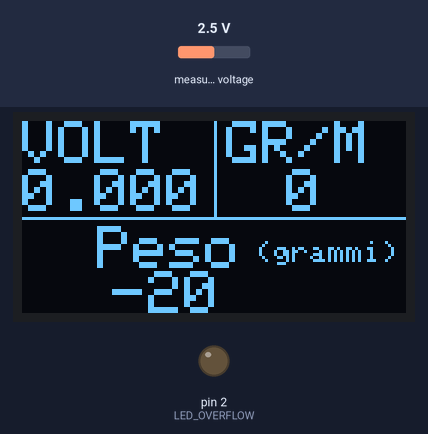
Simulated run of this sketch. Board: Arduino Uno, built with avr-gcc and run on an emulated ATmega328P. Shown: 128×64 one-colour display, output pins drawn as LEDs (lit = HIGH). Inputs (shaded band) come from the test bench; at power-on: measured voltage 2.5 V. The display library's start-up logo is not drawn; what the sketch prints to the serial monitor is not drawn.

Above: at 2.2 s.

The sketch:

gruppo_polvere_oled.ino
```cpp
#include <Wire.h>
#include <Adafruit_ADS1X15.h>
#include <Adafruit_SSD1306.h>
#include <time.h>

#define LED_OVERFLOW 2
#define SCREEN_WIDTH 128
#define SCREEN_HEIGHT 64
#define OLED_RESET    -1
#define NELEMENTI_MAX 4
#define DELTA_TIME  5000
#define GRAMMI_PER_VOLT 1000
#define RISOLUZIONE_ADC 0.0001875
Adafruit_SSD1306 display(SCREEN_WIDTH, SCREEN_HEIGHT, &Wire, OLED_RESET);
Adafruit_ADS1115 ads;

int16_t adc0 = 0;
float volt;
int16_t pesoinGrammiNew;
int16_t pesoinGrammiOld;
int16_t grammiAlMinuto;
int16_t indexElemento;
int16_t listaDeltaPeso[NELEMENTI_MAX];


void setup()
{
    pinMode(LED_OVERFLOW, OUTPUT);
    Serial.begin(9600);
    ads.setGain(GAIN_TWOTHIRDS);
    ads.begin();
    if (!display.begin(SSD1306_SWITCHCAPVCC, 0x3C))
    {
        Serial.println(F("SSD1306 ALLOCATION ERROR"));
        for (;;);

    }
    display.display();
    delay(2000);
    adc0 = ads.readADC_SingleEnded(0);
    volt = tensione(adc0,RISOLUZIONE_ADC);
    pesoinGrammiOld = convertiInPeso(volt, GRAMMI_PER_VOLT);
  //  pesoinGrammiOld = 0;
    indexElemento = 0;
    grammiAlMinuto = 0;
}

void loop() {
    int16_t deltaPeso;

    adc0 = ads.readADC_SingleEnded(0);
    volt = tensione(adc0,RISOLUZIONE_ADC);
    if (volt>5.0 )
    {
        digitalWrite(LED_OVERFLOW, HIGH);
    }
    else
    {
        digitalWrite(LED_OVERFLOW, LOW);
    }
    pesoinGrammiNew = convertiInPeso(volt, GRAMMI_PER_VOLT);
  //  pesoinGrammiNew += 5;
    grammiAlMinuto = calcolaGrammiAlMinuto(pesoinGrammiNew,pesoinGrammiOld,grammiAlMinuto);

    StampaSeriale();
    Display3elementi(volt, grammiAlMinuto, pesoinGrammiNew);

    delay(DELTA_TIME);
    pesoinGrammiOld = pesoinGrammiNew;
}

void StampaSeriale()
{
    Serial.print(millis());
    Serial.print(";");
    Serial.print(pesoinGrammiNew);
    Serial.print(";");
    Serial.println(grammiAlMinuto);

/*    Serial.print("Analog input pin 0 : ");
    Serial.print(adc0);
    Serial.print(" volt : ");
    */
}

float tensione(int16_t campione,float adcResolution)
{
    float v;
    v = abs(campione * adcResolution);
    return v;
}

float convertiInPeso(float volt, int GrammixVolt)
{
    int16_t g = 0;
    g = (volt * GrammixVolt)-20;
    return g;
}

int calcolaGrammiAlMinuto(int16_t pesoNew, int16_t pesoOld, int16_t grammiOld)
{
    int16_t delta = 0;
    delta = pesoNew - pesoOld;
    listaDeltaPeso[indexElemento]=delta;
    indexElemento++;
    if (indexElemento==NELEMENTI_MAX)
    {
        grammiOld = 0;
        for (auto d:listaDeltaPeso)
        {
            grammiOld += d;
        }
        grammiOld *= (60000/(NELEMENTI_MAX*DELTA_TIME));
        indexElemento = 0;
    }
    return grammiOld;
}

void Display3elementi(float v, int16_t grmin, int16_t grammi)
{
    display.clearDisplay();
    display.setTextColor(WHITE);
    display.setTextSize(2);
    display.setCursor(0, 0);
    display.print("VOLT");
    display.setCursor(0, 16);
    display.print(v, 3);

    display.drawLine(64, 0, 64, 31, WHITE);

    display.setCursor(68, 0);
    display.print("GR/M");
    display.setCursor(88, 16);
    display.print(abs( grmin));

    display.setCursor(25, 35);
    display.print("Peso");
    display.setTextSize(1);
    display.setCursor(78, 40);
    display.print("(grammi)");
    display.setTextSize(2);
    display.setCursor(30, 50);
    display.print(grammi);
    display.drawLine(0, 32, 128, 32, WHITE);
    display.display();
}
```
